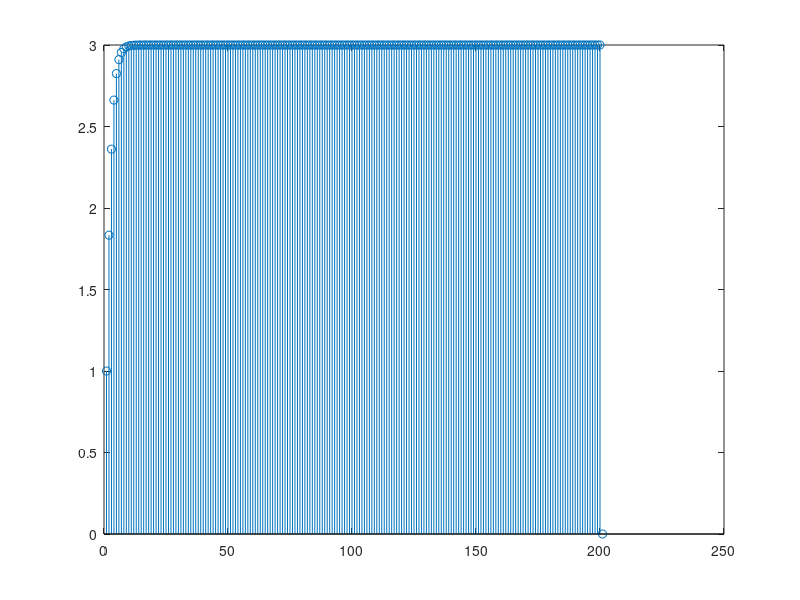

The MATLAB source for this figure:

%% Question

% x(n) = y(n) - 5/6 y(n-1) + 1/6 y(n-2)

% Where
% x(n) = u(n)

% Calculate y(n) for 
% n = 0 1 2 ... 200

%% Solution

x       = ones(201,1);
y       = zeros(201,1);
y_buf   = zeros(2,1);


for n = 1:200
   
    y(n)    = x(n) + 5/6 * y_buf(1) - 1/6 * y_buf(2);
    y_buf   = [y(n) y_buf(1)];
end

stem([1:201],y)